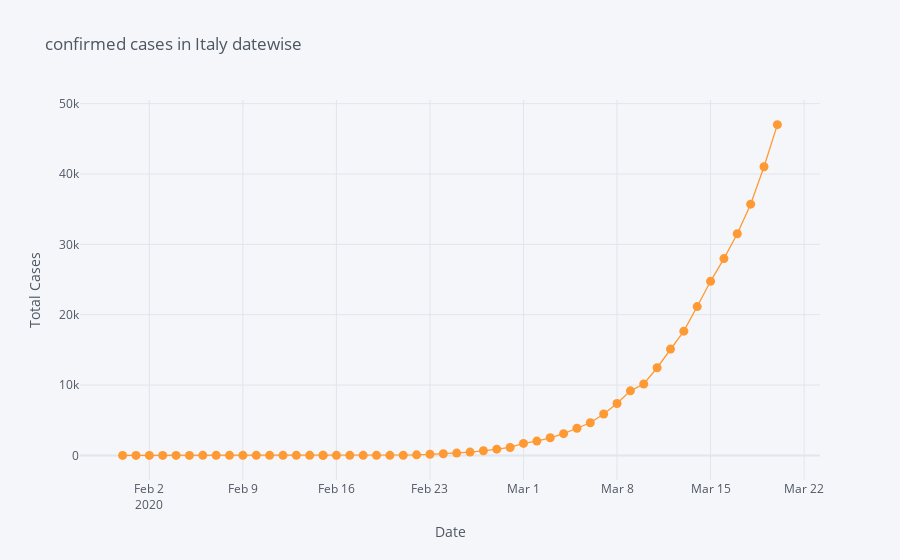

Source (notebook cell):
### Code cell
pdc_Italy.iplot(kind='scatter',x='Date',y='Total Cases',xTitle='Date',yTitle='Total Cases',mode='lines+markers',size=9,title='confirmed cases in Italy datewise')

### Figure 1 — Plotly figure (JSON) as saved in the notebook; plotly's stock layout.template omitted (floating-point values rounded to 4 significant figures)
{"data": [{"line": {"color": "rgba(255, 153, 51, 1.0)", "dash": "solid", "shape": "linear", "width": 1.3}, "marker": {"size": 9, "symbol": "circle"}, "mode": "lines+markers", "name": "Total Cases", "text": "", "type": "scatter", "x": ["2020-01-31", "2020-02-01", "2020-02-02", "2020-02-03", "2020-02-04", "2020-02-05", "2020-02-06", "2020-02-07", "2020-02-08", "2020-02-09", "2020-02-10", "2020-02-11", "2020-02-12", "2020-02-13", "2020-02-14", "2020-02-15", "2020-02-15", "2020-02-16", "2020-02-17", "2020-02-18", "2020-02-19", "2020-02-20", "2020-02-21", "2020-02-22", "2020-02-23", "2020-02-24", "2020-02-25", "2020-02-26", "2020-02-27", "2020-02-28", "2020-02-29", "2020-03-01", "2020-03-02", "2020-03-03", "2020-03-04", "2020-03-05", "2020-03-06", "2020-03-07", "2020-03-08", "2020-03-09", "2020-03-10", "2020-03-11", "2020-03-12", "2020-03-13", "2020-03-14", "2020-03-15", "2020-03-16", "2020-03-17", "2020-03-18", "2020-03-19", "2020-03-20"], "y": [2, 2, 2, 2, 2, 2, 3, 3, 3, 3, 3, 3, 3, 3, 3, 3, 3, 3, 3, 3, 3, 3, 20, 79, 157, 229, 323, 470, 655, 889, 1128, 1701, 2036, 2502, 3089, 3858, 4636, 5883, 7375, 9172, 10149, 12462, 15113, 17660, 21157, 24747, 27980, 31506, 35713, 41035, 47021]}], "layout": {"legend": {"bgcolor": "#F5F6F9", "font": {"color": "#4D5663"}}, "paper_bgcolor": "#F5F6F9", "plot_bgcolor": "#F5F6F9", "title": {"font": {"color": "#4D5663"}, "text": "confirmed cases in Italy datewise"}, "xaxis": {"gridcolor": "#E1E5ED", "showgrid": true, "tickfont": {"color": "#4D5663"}, "title": {"font": {"color": "#4D5663"}, "text": "Date"}, "zerolinecolor": "#E1E5ED"}, "yaxis": {"gridcolor": "#E1E5ED", "showgrid": true, "tickfont": {"color": "#4D5663"}, "title": {"font": {"color": "#4D5663"}, "text": "Total Cases"}, "zerolinecolor": "#E1E5ED"}}}
